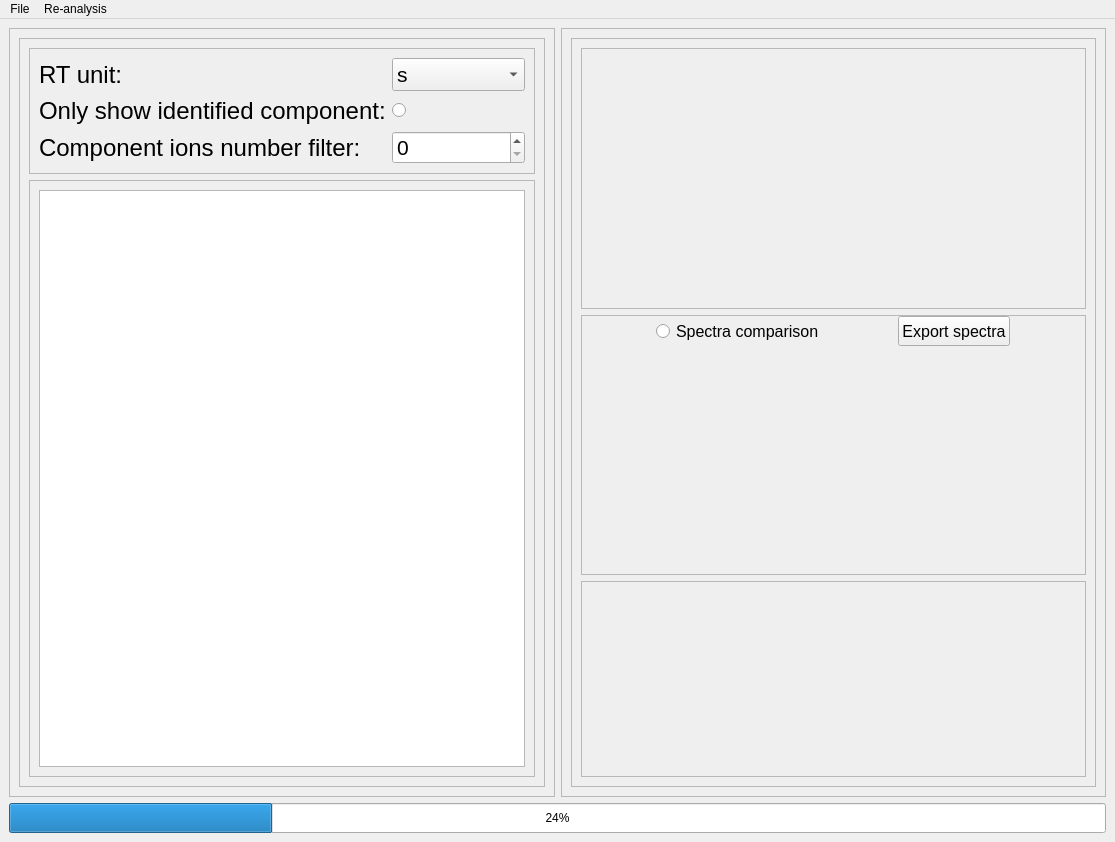
<?xml version="1.0" encoding="UTF-8"?>
<ui version="4.0">
 <class>MainWindow</class>
 <widget class="QMainWindow" name="MainWindow">
  <property name="geometry">
   <rect>
    <x>0</x>
    <y>0</y>
    <width>1115</width>
    <height>842</height>
   </rect>
  </property>
  <property name="windowTitle">
   <string>DataAnalyzer-WTV</string>
  </property>
  <property name="windowIcon">
   <iconset>
    <normaloff>icon.png</normaloff>icon.png</iconset>
  </property>
  <widget class="QWidget" name="centralwidget">
   <layout class="QGridLayout" name="gridLayout_3">
    <item row="0" column="0">
     <widget class="QScrollArea" name="scrollArea">
      <property name="widgetResizable">
       <bool>true</bool>
      </property>
      <widget class="QWidget" name="scrollAreaWidgetContents">
       <property name="geometry">
        <rect>
         <x>0</x>
         <y>0</y>
         <width>544</width>
         <height>763</height>
        </rect>
       </property>
       <layout class="QVBoxLayout" name="verticalLayout_3">
        <item>
         <widget class="QFrame" name="frame_2">
          <property name="frameShape">
           <enum>QFrame::StyledPanel</enum>
          </property>
          <property name="frameShadow">
           <enum>QFrame::Raised</enum>
          </property>
          <layout class="QGridLayout" name="gridLayout_2">
           <property name="horizontalSpacing">
            <number>6</number>
           </property>
           <item row="0" column="0">
            <widget class="QFrame" name="frame">
             <property name="frameShape">
              <enum>QFrame::StyledPanel</enum>
             </property>
             <property name="frameShadow">
              <enum>QFrame::Raised</enum>
             </property>
             <layout class="QGridLayout" name="gridLayout">
              <item row="0" column="0">
               <widget class="QLabel" name="label">
                <property name="styleSheet">
                 <string notr="true">font: 18pt;</string>
                </property>
                <property name="text">
                 <string>RT unit:</string>
                </property>
               </widget>
              </item>
              <item row="0" column="1">
               <widget class="QComboBox" name="comboBox_2">
                <property name="styleSheet">
                 <string notr="true">font: 16pt;</string>
                </property>
                <item>
                 <property name="text">
                  <string>s</string>
                 </property>
                </item>
                <item>
                 <property name="text">
                  <string>min</string>
                 </property>
                </item>
               </widget>
              </item>
              <item row="1" column="0">
               <widget class="QLabel" name="label_2">
                <property name="styleSheet">
                 <string notr="true">font: 18pt;</string>
                </property>
                <property name="text">
                 <string>Only show identified component:</string>
                </property>
               </widget>
              </item>
              <item row="1" column="1">
               <widget class="QRadioButton" name="radioButton">
                <property name="styleSheet">
                 <string notr="true"/>
                </property>
                <property name="text">
                 <string/>
                </property>
               </widget>
              </item>
              <item row="2" column="0">
               <widget class="QLabel" name="label_3">
                <property name="styleSheet">
                 <string notr="true">font: 18pt;</string>
                </property>
                <property name="text">
                 <string>Component ions number filter:</string>
                </property>
                <property name="wordWrap">
                 <bool>true</bool>
                </property>
               </widget>
              </item>
              <item row="2" column="1">
               <widget class="QSpinBox" name="spinBox">
                <property name="styleSheet">
                 <string notr="true">font: 16pt;</string>
                </property>
               </widget>
              </item>
             </layout>
            </widget>
           </item>
           <item row="1" column="0">
            <widget class="QFrame" name="frame_4">
             <property name="frameShape">
              <enum>QFrame::StyledPanel</enum>
             </property>
             <property name="frameShadow">
              <enum>QFrame::Raised</enum>
             </property>
             <layout class="QGridLayout" name="gridLayout_4">
              <item row="0" column="0">
               <widget class="QTableWidget" name="tableWidget">
                <property name="styleSheet">
                 <string notr="true"/>
                </property>
                <property name="dragEnabled">
                 <bool>true</bool>
                </property>
                <attribute name="horizontalHeaderCascadingSectionResizes">
                 <bool>false</bool>
                </attribute>
               </widget>
              </item>
             </layout>
            </widget>
           </item>
          </layout>
         </widget>
        </item>
       </layout>
      </widget>
     </widget>
    </item>
    <item row="0" column="1">
     <widget class="QScrollArea" name="scrollArea_2">
      <property name="widgetResizable">
       <bool>true</bool>
      </property>
      <widget class="QWidget" name="scrollAreaWidgetContents_2">
       <property name="geometry">
        <rect>
         <x>0</x>
         <y>0</y>
         <width>543</width>
         <height>763</height>
        </rect>
       </property>
       <layout class="QVBoxLayout" name="verticalLayout_4">
        <item>
         <widget class="QFrame" name="frame_3">
          <property name="maximumSize">
           <size>
            <width>16777215</width>
            <height>16777215</height>
           </size>
          </property>
          <property name="frameShape">
           <enum>QFrame::StyledPanel</enum>
          </property>
          <property name="frameShadow">
           <enum>QFrame::Raised</enum>
          </property>
          <layout class="QVBoxLayout" name="verticalLayout_2" stretch="4,4,3">
           <item>
            <widget class="QFrame" name="frame_5">
             <property name="frameShape">
              <enum>QFrame::StyledPanel</enum>
             </property>
             <property name="frameShadow">
              <enum>QFrame::Raised</enum>
             </property>
            </widget>
           </item>
           <item>
            <widget class="QFrame" name="frame_6">
             <property name="frameShape">
              <enum>QFrame::StyledPanel</enum>
             </property>
             <property name="frameShadow">
              <enum>QFrame::Raised</enum>
             </property>
             <layout class="QVBoxLayout" name="verticalLayout" stretch="1,10">
              <property name="spacing">
               <number>0</number>
              </property>
              <property name="leftMargin">
               <number>0</number>
              </property>
              <property name="topMargin">
               <number>0</number>
              </property>
              <property name="rightMargin">
               <number>0</number>
              </property>
              <property name="bottomMargin">
               <number>0</number>
              </property>
              <item>
               <widget class="QWidget" name="widget_2" native="true">
                <layout class="QHBoxLayout" name="horizontalLayout">
                 <property name="spacing">
                  <number>0</number>
                 </property>
                 <property name="leftMargin">
                  <number>0</number>
                 </property>
                 <property name="topMargin">
                  <number>0</number>
                 </property>
                 <property name="rightMargin">
                  <number>0</number>
                 </property>
                 <property name="bottomMargin">
                  <number>0</number>
                 </property>
                 <item>
                  <widget class="QRadioButton" name="radioButton_2">
                   <property name="sizePolicy">
                    <sizepolicy hsizetype="Maximum" vsizetype="Fixed">
                     <horstretch>0</horstretch>
                     <verstretch>0</verstretch>
                    </sizepolicy>
                   </property>
                   <property name="minimumSize">
                    <size>
                     <width>50</width>
                     <height>20</height>
                    </size>
                   </property>
                   <property name="maximumSize">
                    <size>
                     <width>16777215</width>
                     <height>20</height>
                    </size>
                   </property>
                   <property name="styleSheet">
                    <string notr="true">font: 12pt;</string>
                   </property>
                   <property name="text">
                    <string>Spectra comparison</string>
                   </property>
                  </widget>
                 </item>
                 <item>
                  <widget class="QPushButton" name="pushButton">
                   <property name="sizePolicy">
                    <sizepolicy hsizetype="Maximum" vsizetype="Fixed">
                     <horstretch>0</horstretch>
                     <verstretch>0</verstretch>
                    </sizepolicy>
                   </property>
                   <property name="minimumSize">
                    <size>
                     <width>50</width>
                     <height>30</height>
                    </size>
                   </property>
                   <property name="maximumSize">
                    <size>
                     <width>16777215</width>
                     <height>30</height>
                    </size>
                   </property>
                   <property name="styleSheet">
                    <string notr="true">font: 12pt;
</string>
                   </property>
                   <property name="text">
                    <string>Export spectra</string>
                   </property>
                  </widget>
                 </item>
                </layout>
               </widget>
              </item>
              <item>
               <widget class="QWidget" name="widget" native="true"/>
              </item>
             </layout>
            </widget>
           </item>
           <item>
            <widget class="QFrame" name="frame_7">
             <property name="frameShape">
              <enum>QFrame::StyledPanel</enum>
             </property>
             <property name="frameShadow">
              <enum>QFrame::Raised</enum>
             </property>
            </widget>
           </item>
          </layout>
         </widget>
        </item>
       </layout>
      </widget>
     </widget>
    </item>
    <item row="1" column="0" colspan="2">
     <widget class="QProgressBar" name="progressBar">
      <property name="minimumSize">
       <size>
        <width>0</width>
        <height>30</height>
       </size>
      </property>
      <property name="maximumSize">
       <size>
        <width>16777215</width>
        <height>30</height>
       </size>
      </property>
      <property name="styleSheet">
       <string notr="true"/>
      </property>
      <property name="value">
       <number>24</number>
      </property>
      <property name="textVisible">
       <bool>true</bool>
      </property>
      <property name="invertedAppearance">
       <bool>false</bool>
      </property>
     </widget>
    </item>
   </layout>
  </widget>
  <widget class="QMenuBar" name="menubar">
   <property name="geometry">
    <rect>
     <x>0</x>
     <y>0</y>
     <width>1115</width>
     <height>23</height>
    </rect>
   </property>
   <widget class="QMenu" name="menuFile">
    <property name="title">
     <string>File</string>
    </property>
    <widget class="QMenu" name="menuOpen_data">
     <property name="styleSheet">
      <string notr="true"/>
     </property>
     <property name="title">
      <string>Open data</string>
     </property>
     <addaction name="actionmzML"/>
     <addaction name="actioncdf"/>
    </widget>
    <addaction name="menuOpen_data"/>
    <addaction name="actionOpen_project"/>
    <addaction name="actionExport_results"/>
    <addaction name="actionExit"/>
   </widget>
   <widget class="QMenu" name="menuRe_analysis">
    <property name="title">
     <string>Re-analysis</string>
    </property>
    <addaction name="actionAll_processing"/>
    <addaction name="actionIdentification"/>
   </widget>
   <addaction name="menuFile"/>
   <addaction name="menuRe_analysis"/>
  </widget>
  <action name="actionOpen_project">
   <property name="text">
    <string>Open project</string>
   </property>
  </action>
  <action name="actionExport_results">
   <property name="text">
    <string>Export results</string>
   </property>
  </action>
  <action name="actionExit">
   <property name="text">
    <string>Exit</string>
   </property>
  </action>
  <action name="actionmzML">
   <property name="text">
    <string>mzML</string>
   </property>
  </action>
  <action name="actioncdf">
   <property name="text">
    <string>cdf</string>
   </property>
  </action>
  <action name="actionIdentification">
   <property name="text">
    <string>Identification</string>
   </property>
  </action>
  <action name="actionmzML_2">
   <property name="text">
    <string>mzML</string>
   </property>
  </action>
  <action name="actioncdf_2">
   <property name="text">
    <string>cdf</string>
   </property>
  </action>
  <action name="actionAll_processing">
   <property name="text">
    <string>All processing</string>
   </property>
  </action>
 </widget>
 <resources/>
 <connections>
  <connection>
   <sender>actionmzML</sender>
   <signal>triggered()</signal>
   <receiver>MainWindow</receiver>
   <slot>open_data_mzML()</slot>
   <hints>
    <hint type="sourcelabel">
     <x>-1</x>
     <y>-1</y>
    </hint>
    <hint type="destinationlabel">
     <x>519</x>
     <y>361</y>
    </hint>
   </hints>
  </connection>
  <connection>
   <sender>actioncdf</sender>
   <signal>triggered()</signal>
   <receiver>MainWindow</receiver>
   <slot>open_data_cdf()</slot>
   <hints>
    <hint type="sourcelabel">
     <x>-1</x>
     <y>-1</y>
    </hint>
    <hint type="destinationlabel">
     <x>519</x>
     <y>361</y>
    </hint>
   </hints>
  </connection>
  <connection>
   <sender>actionExit</sender>
   <signal>triggered()</signal>
   <receiver>MainWindow</receiver>
   <slot>close()</slot>
   <hints>
    <hint type="sourcelabel">
     <x>-1</x>
     <y>-1</y>
    </hint>
    <hint type="destinationlabel">
     <x>519</x>
     <y>361</y>
    </hint>
   </hints>
  </connection>
  <connection>
   <sender>radioButton</sender>
   <signal>clicked(bool)</signal>
   <receiver>MainWindow</receiver>
   <slot>check_qualitative_group()</slot>
   <hints>
    <hint type="sourcelabel">
     <x>498</x>
     <y>126</y>
    </hint>
    <hint type="destinationlabel">
     <x>267</x>
     <y>-41</y>
    </hint>
   </hints>
  </connection>
  <connection>
   <sender>comboBox_2</sender>
   <signal>activated(QString)</signal>
   <receiver>MainWindow</receiver>
   <slot>chooseRTinfo()</slot>
   <hints>
    <hint type="sourcelabel">
     <x>498</x>
     <y>88</y>
    </hint>
    <hint type="destinationlabel">
     <x>462</x>
     <y>-93</y>
    </hint>
   </hints>
  </connection>
  <connection>
   <sender>spinBox</sender>
   <signal>valueChanged(int)</signal>
   <receiver>MainWindow</receiver>
   <slot>min_ion_num()</slot>
   <hints>
    <hint type="sourcelabel">
     <x>498</x>
     <y>189</y>
    </hint>
    <hint type="destinationlabel">
     <x>585</x>
     <y>-85</y>
    </hint>
   </hints>
  </connection>
  <connection>
   <sender>actionOpen_project</sender>
   <signal>triggered()</signal>
   <receiver>MainWindow</receiver>
   <slot>open_project()</slot>
   <hints>
    <hint type="sourcelabel">
     <x>-1</x>
     <y>-1</y>
    </hint>
    <hint type="destinationlabel">
     <x>519</x>
     <y>361</y>
    </hint>
   </hints>
  </connection>
  <connection>
   <sender>actionIdentification</sender>
   <signal>triggered()</signal>
   <receiver>MainWindow</receiver>
   <slot>identification()</slot>
   <hints>
    <hint type="sourcelabel">
     <x>-1</x>
     <y>-1</y>
    </hint>
    <hint type="destinationlabel">
     <x>519</x>
     <y>361</y>
    </hint>
   </hints>
  </connection>
  <connection>
   <sender>actionExport_results</sender>
   <signal>triggered()</signal>
   <receiver>MainWindow</receiver>
   <slot>save()</slot>
   <hints>
    <hint type="sourcelabel">
     <x>-1</x>
     <y>-1</y>
    </hint>
    <hint type="destinationlabel">
     <x>519</x>
     <y>361</y>
    </hint>
   </hints>
  </connection>
  <connection>
   <sender>actionAll_processing</sender>
   <signal>triggered()</signal>
   <receiver>MainWindow</receiver>
   <slot>all_processing()</slot>
   <hints>
    <hint type="sourcelabel">
     <x>-1</x>
     <y>-1</y>
    </hint>
    <hint type="destinationlabel">
     <x>519</x>
     <y>358</y>
    </hint>
   </hints>
  </connection>
  <connection>
   <sender>radioButton_2</sender>
   <signal>clicked(bool)</signal>
   <receiver>MainWindow</receiver>
   <slot>ischange()</slot>
   <hints>
    <hint type="sourcelabel">
     <x>785</x>
     <y>332</y>
    </hint>
    <hint type="destinationlabel">
     <x>796</x>
     <y>-88</y>
    </hint>
   </hints>
  </connection>
  <connection>
   <sender>pushButton</sender>
   <signal>clicked()</signal>
   <receiver>MainWindow</receiver>
   <slot>export_msp()</slot>
   <hints>
    <hint type="sourcelabel">
     <x>934</x>
     <y>322</y>
    </hint>
    <hint type="destinationlabel">
     <x>1298</x>
     <y>339</y>
    </hint>
   </hints>
  </connection>
 </connections>
 <slots>
  <slot>open_data_mzML()</slot>
  <slot>open_data_cdf()</slot>
  <slot>chooseRTinfo()</slot>
  <slot>check_qualitative_group()</slot>
  <slot>min_ion_num()</slot>
  <slot>open_project()</slot>
  <slot>all_processing()</slot>
  <slot>identification()</slot>
  <slot>save()</slot>
  <slot>ischange()</slot>
  <slot>export_msp()</slot>
 </slots>
</ui>
